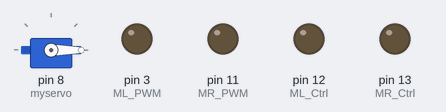
This sketch was run on a simulated Arduino Uno, built with avr-gcc and run on an emulated ATmega328P. Shown: servo, output pins drawn as LEDs (lit = HIGH).

Above: at 0.3 s.
At 4.3 s:
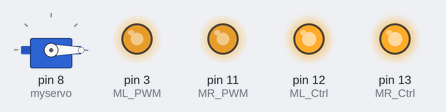
At 12.2 s:
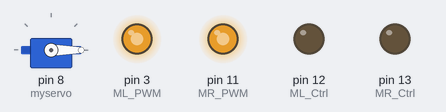
At 19.0 s:
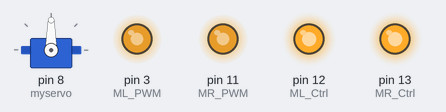
At 33.8 s:
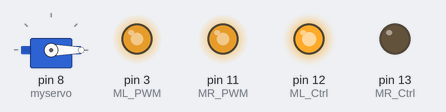
At 37.3 s:
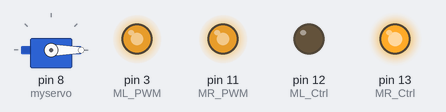
Timing chart, 0 to 40.0 s (numbered marks = the images above):
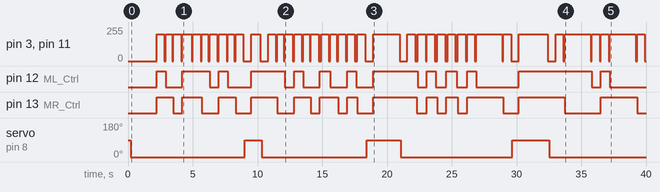

The sketch:

draw.ino
```cpp
#include <Servo.h>

Servo myservo;
#define MR_Ctrl 13
#define MR_PWM 11
#define ML_Ctrl 12
#define ML_PWM 3
#define S_Down 90
#define S_Up 0
#define Sub_Arr_Size 4

int inputarray[4][4] = {{10,10,20,20},{20,20,60,30},{60,30,20,10},{30,20,50,20}};
int **pos;

void turn(int direction, int time){      //1 for left (ccw), 2 for right (cw)

    if (direction == 1)
    {
        digitalWrite(ML_Ctrl, HIGH);
        analogWrite(ML_PWM, 200);
        digitalWrite(MR_Ctrl, HIGH);
        analogWrite(MR_PWM, 200);
        delay(600);
        analogWrite(ML_PWM, 0);
        analogWrite(MR_PWM, 0);
        delay(100);
        digitalWrite(ML_Ctrl, LOW);
        analogWrite(ML_PWM, 200);
        digitalWrite(MR_Ctrl, HIGH);
        analogWrite(MR_PWM, 200);
        delay(time);
        analogWrite(ML_PWM, 0);
        analogWrite(MR_PWM, 0);
        delay(100);
        digitalWrite(ML_Ctrl, LOW);
        analogWrite(ML_PWM, 200);
        digitalWrite(MR_Ctrl, LOW);
        analogWrite(MR_PWM, 200);
        delay(600);
        analogWrite(ML_PWM, 0);
        analogWrite(MR_PWM, 0);
        delay(100);
    }
    else if (direction == 2)
    {
        digitalWrite(ML_Ctrl, HIGH);
        analogWrite(ML_PWM, 200);
        digitalWrite(MR_Ctrl, HIGH);
        analogWrite(MR_PWM, 200);
        delay(600);
        analogWrite(ML_PWM, 0);
        analogWrite(MR_PWM, 0);
        delay(100);
        digitalWrite(ML_Ctrl, HIGH);
        analogWrite(ML_PWM, 200);
        digitalWrite(MR_Ctrl, LOW);
        analogWrite(MR_PWM, 200);
        delay(time);
        analogWrite(ML_PWM, 0);
        analogWrite(MR_PWM, 0);
        delay(100);
        digitalWrite(ML_Ctrl, LOW);
        analogWrite(ML_PWM, 200);
        digitalWrite(MR_Ctrl, LOW);
        analogWrite(MR_PWM, 200);
        delay(600);
        analogWrite(ML_PWM, 0);
        analogWrite(MR_PWM, 0);
        delay(100);
    }
    return;
}

void drive(int direction, int time){        //1 for fwd, 0 for bkwd
    if (direction == 1)
    {
        digitalWrite(ML_Ctrl, HIGH);
        analogWrite(ML_PWM, 200);
        digitalWrite(MR_Ctrl, HIGH);
        analogWrite(MR_PWM, 200);
        delay(time);
        analogWrite(ML_PWM, 0);
        analogWrite(MR_PWM, 0);
        delay(100);
    }
    else if (direction == 0)
    {
        digitalWrite(ML_Ctrl, LOW);
        analogWrite(ML_PWM, 200);
        digitalWrite(MR_Ctrl, LOW);
        analogWrite(MR_PWM, 200);
        delay(time);
        analogWrite(ML_PWM, 0);
        analogWrite(MR_PWM, 0);
        delay(100);
    }


}


void setup(){
    myservo.attach(8);
    pinMode(ML_Ctrl, OUTPUT);
    pinMode(ML_PWM, OUTPUT);
    pinMode(MR_Ctrl, OUTPUT);
    pinMode(MR_PWM, OUTPUT);

}

//place at 0,0 facing x axis, with pen up
void loop(){
    delay(100);
    myservo.write(S_Down);
    delay(100);

    int arraysize = 45;

    //int inarray[45][4] = {{481, 129, 696, 436}, {476, 476, 903, 400}, {861, 674, 961, 399}, {230, 409, 466, 137}, {186, 706, 444, 746}, {330, 293, 474, 127}, {522, 737, 723, 697}, {39, 518, 107, 694}, {590, 730, 811, 684}, {243, 719, 457, 752}, {57, 414, 232, 408}, {671, 399, 898, 391}, {482, 129, 672, 400}, {1, 421, 80, 626}, {112, 699, 310, 730}, {17, 415, 233, 407}, {11, 419, 200, 445}, {491, 750, 674, 712}, {204, 440, 374, 244}, {854, 676, 904, 539}, {679, 705, 850, 671}, {108, 694, 299, 724}, {642, 68, 744, 50}, {558, 93, 634, 70}, {742, 428, 958, 389}, {590, 8, 677, 25}, {681, 26, 744, 46}, {522, 4, 582, 7}, {452, 751, 561, 730}, {500, 118, 559, 93}, {856, 669, 904, 538}, {815, 684, 860, 674}, {476, 753, 566, 734}, {475, 6, 547, 4}, {605, 10, 662, 21}, {776, 692, 836, 679}, {455, 590, 492, 601}, {468, 133, 502, 118}, {201, 444, 229, 413}, {827, 675, 864, 668}, {669, 707, 732, 695}, {470, 596, 501, 587}, {474, 6, 474, 475}, {874, 391, 957, 389}, {370, 734, 463, 748}};
    int inarray[4][4] = {{100, 100, 200, 200},{200, 200, 600, 300},{600, 300, 200, 100}, {300, 200, 500, 200}};
    int **arr = (int **)malloc(arraysize * sizeof(int *));
    for (int i=0; i<arraysize; i++)
        arr[i] = (int *)malloc(Sub_Arr_Size * sizeof(int));

    for (int i = 0; i <  arraysize; i++){
        for (int j = 0; j < Sub_Arr_Size; j++){
            arr[i][j] = inarray[i][j] / 10;
        }
    }


    float initialAngle = atan(arr[0][0]/arr[0][1]);       //go to first point
    float initialMagniture = hypot(arr[0][0],arr[0][1]);
    int initialangtime = abs((int)(2000*initialAngle/3.1415));
    int initialdrivetime = abs((int)(initialMagniture*50));
    myservo.write(S_Up);
    delay(2000);
    turn(1, initialangtime); //since we are at origin and facing +x, angle will always be >=0
    drive(1, initialdrivetime);
    turn(2, initialangtime);
    for (int i = 0; i < arraysize; i++)
    {
        int deltax = arr[i][2] - arr[i][0];
        int deltay = arr[i][3] - arr[i][1];
        float magnitude = hypot(deltax, deltay);
        float angle;
        if (deltax > 0)
        {
            angle = atan(deltay/deltax);
        }
        else if (deltax == 0)
        {
            angle = 3.1415/2;
        }
        else if (deltax < 0)
        {
            angle = atan(deltay/deltax) + 3.1415;
        }


        int angtime = abs((int)(2000*angle/3.1415));
        int drivetime = abs((int)(magnitude*50));
        if (angle >= 0)      //turn to direction and drive
        {
            turn(1, angtime);
        }
        else if (angle < 0)
        {
            turn(2, angtime);
        }

        myservo.write(S_Down);
        delay(500);
        drive(1, drivetime);
        myservo.write(S_Up);
        delay(500);
        if (angle < 0)      //turn back to horizontal
        {
            turn(1, angtime);
        }
        else if (angle >= 0)
        {
            turn(2, angtime);
        }

        //if not last point, go to next point
        if (i < (arraysize-1)){
            int deltax2 = arr[i+1][0] - arr[i][2];
            int deltay2 = arr[i+1][1] - arr[i][3];
            if (deltax2 == 0 && deltay == 0)
            {
                continue;
            }

            float magnitude2 = hypot(deltax2, deltay2);
            float angle2 = atan(deltay2/deltax2);
            int angtime2 = abs((int)(2000*angle2/3.1415));
            int drivetime2 = abs((int)(magnitude2*50));
            if (angle >= 0) //turn to direction and drive
            {
                turn(1, angtime);
            }
            else if (angle < 0)
            {
                turn(2, angtime);
            }

            drive(1, drivetime2);

            if (angle >= 0) //turn to direction and drive
            {
                turn(1, angtime);
            }
            else if (angle < 0)
            {
                turn(2, angtime);
            }
        }
    }
    while (true)
    {
        analogWrite(ML_PWM, 0);
        analogWrite(MR_PWM, 0);
    }

}
```

Measured:
- by itself, pin 12 (ML_Ctrl): LOW → HIGH at 2.2 s, → LOW 0.70 s later, → HIGH 1.3 s later, → LOW 2.1 s later, … (26 changes in this stretch)
- by itself, pin 13 (MR_Ctrl): LOW → HIGH at 2.2 s, → LOW 1.3 s later, → HIGH 0.70 s later, → LOW 1.5 s later, … (26 changes in this stretch)
- by itself, servo on pin 8 (myservo): goes 0° 8.8 s, 90° 1.3 s, 0° 8.1 s, 90° 2.7 s, 0° 8.6 s, 90° 2.8 s, then 0°
- by itself, pin 3 (ML_PWM), pin 11 (MR_PWM): 0/255 → 200/255 at 2.2 s, → 0/255 0.60 s later, → 200/255 0.10 s later, → 0/255 0.50 s later, … (78 changes in this stretch)
